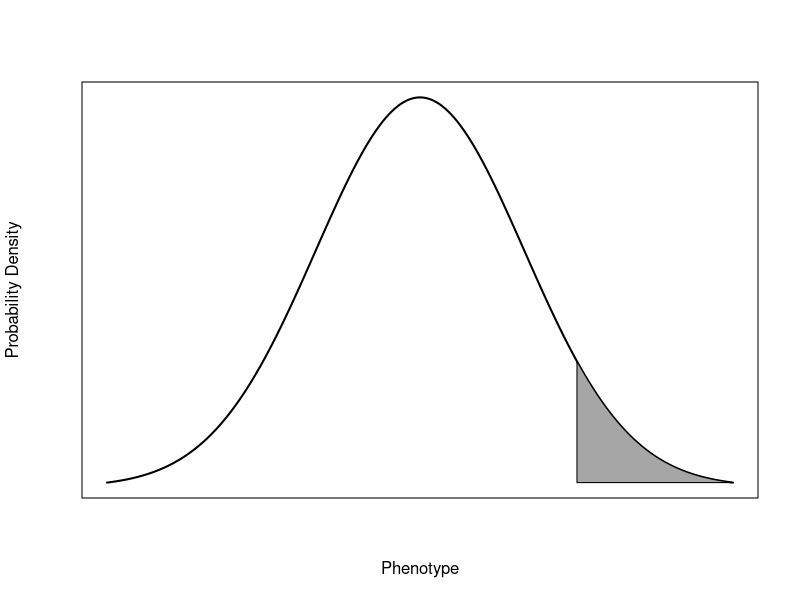
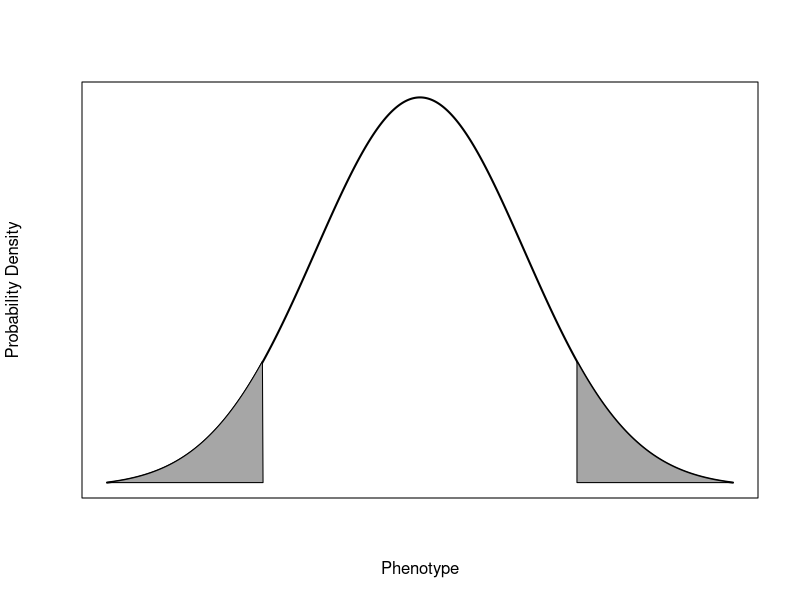
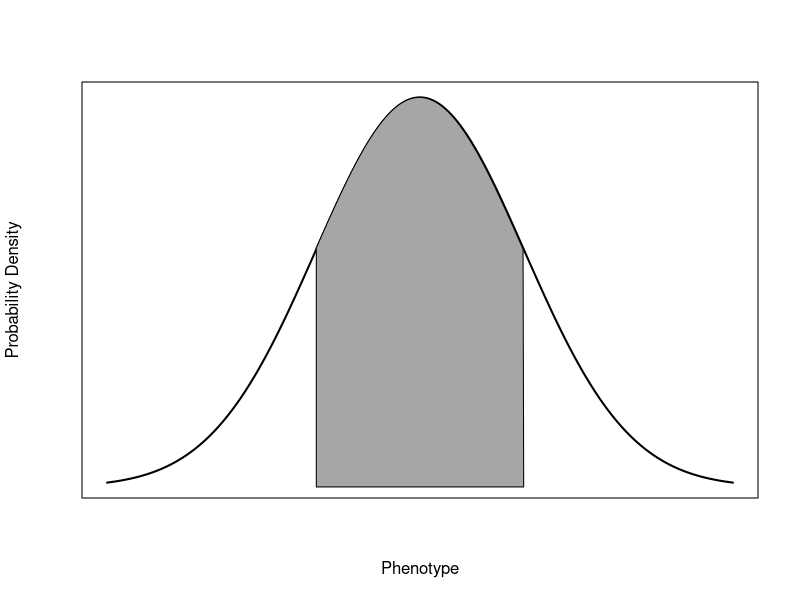
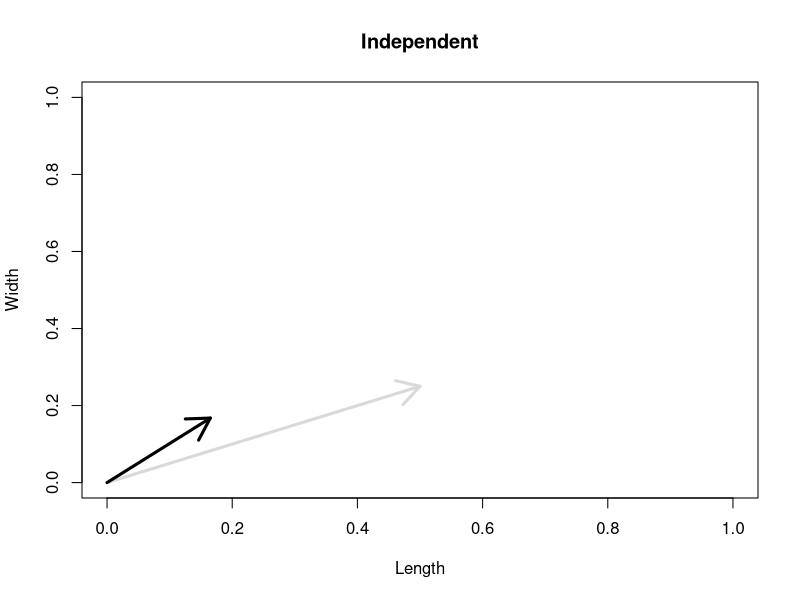
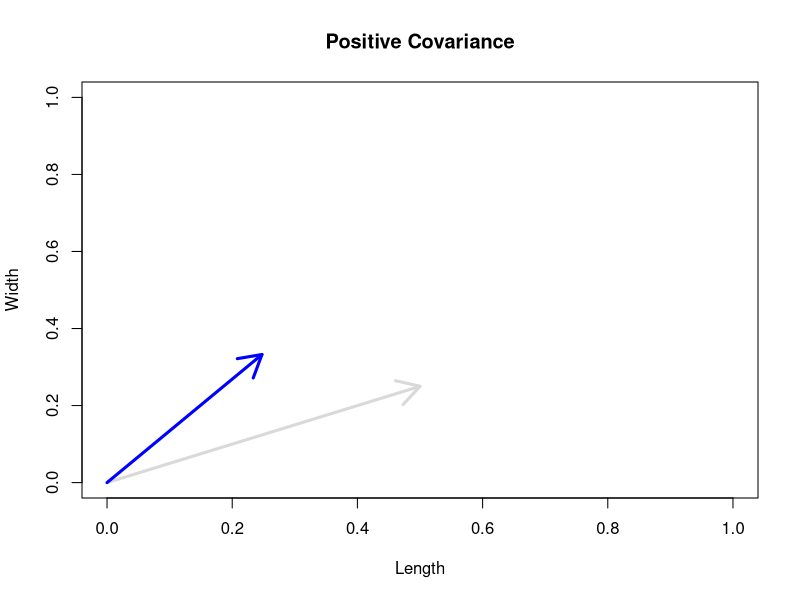
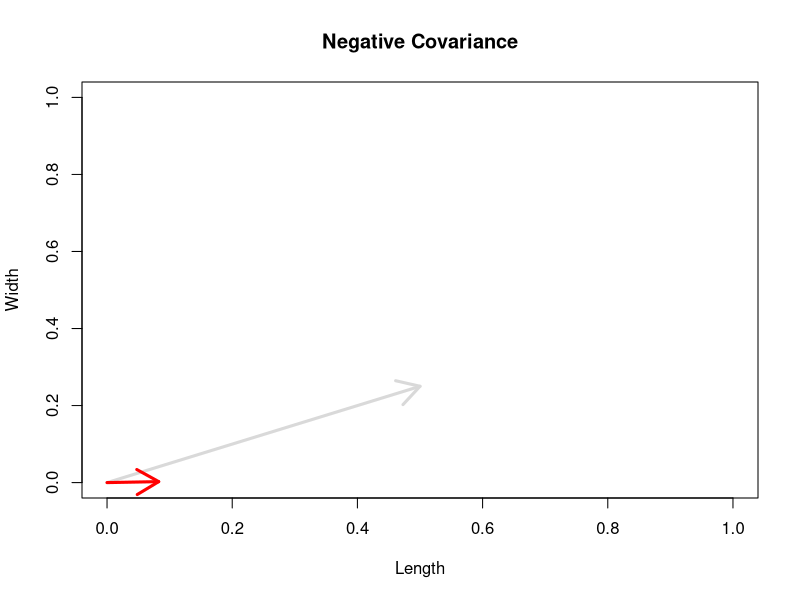

These charts were generated, in order, by the following R code:
## ---- chunk 1
#| fig-asp: 1
x <- seq(-3,3,length=1000)
x0 <- x[x>1.5]
x0 <- c(x0[1], x0)
dn <- dnorm(x)
dn1 <- dn[x>1.5]
length(dn1)
#[1] 250
dn1 <- c(dn1[250],dn1)
plot(x,dnorm(x), type="l", lwd=2, axes=FALSE, frame=TRUE, xlab="Phenotype",
     ylab="Probability Density")
polygon(x0,dn1,col=grey(0.65))
## ---- chunk 2
#| fig-asp: 1
x1 <- x[x< -1.5]
x1 <- c(x1[1], x1)
dn2 <- dn[x< -1.5]
length(dn2)
#[1] 250
dn2 <- c(dn2,dn2[1])
plot(x,dnorm(x), type="l", lwd=2, axes=FALSE, frame=TRUE, xlab="Phenotype",
     ylab="Probability Density")
polygon(x0,dn1,col=grey(0.65))
polygon(x1,dn2,col=grey(0.65))
## ---- chunk 3
#| fig-asp: 1
x2 <- x[x> -1 & x<1]
x2 <- c(x2[1],x2)
dn3 <- dn[x> -1 & x<1]
length(dn3)
#[1] 332
dn3 <- dn3[-1]
dn3 <- c(0,dn3,0)
plot(x,dnorm(x), type="l", lwd=2, axes=FALSE, frame=TRUE, xlab="Phenotype",
     ylab="Probability Density")
polygon(x2,dn3,col=grey(0.65))
## ---- chunk 4
#| fig-asp: 1
s <- c(0.5,0.25)
G <- matrix(0.5*c(1,0,0,1), nr=2,byrow=TRUE)
G1 <- matrix(c(0.33,0,0,0.67), nr=2,byrow=TRUE)
G2 <- matrix(c(0.33,0.33,0.33,0.67), nr=2,byrow=TRUE)
G3 <- matrix(c(0.33,-0.33,-0.33,0.67), nr=2,byrow=TRUE)
#
(Dw1 <- G1%*%s)
(Dw2 <- G2%*%s)
(Dw3 <- G3%*%s)

## simple plotting function to demonstrate stretching and rotation of
## the G matrix on the seleciton gradient G in two dimensions
plot.vector <- function(s,G=NULL,plot.both=TRUE,color="black"){
  x <- seq(0,1,length=100)
  plot(x,x, type="n", xlab="Length", ylab="Width")
  arrows(0,0,s[1],s[2], lwd=3, col=grey(0.85))
  if(plot.both){
    Dw <- G%*%s
    arrows(0,0,Dw[1],Dw[2], lwd=3, lty=1, col=color)
  }
}
# independent
plot.vector(s,G1)
title("Independent")
# positive covariance
plot.vector(s,G2, color="blue")
title("Positive Covariance")
# negative covariance
plot.vector(s,G3, color="red")
title("Negative Covariance")
